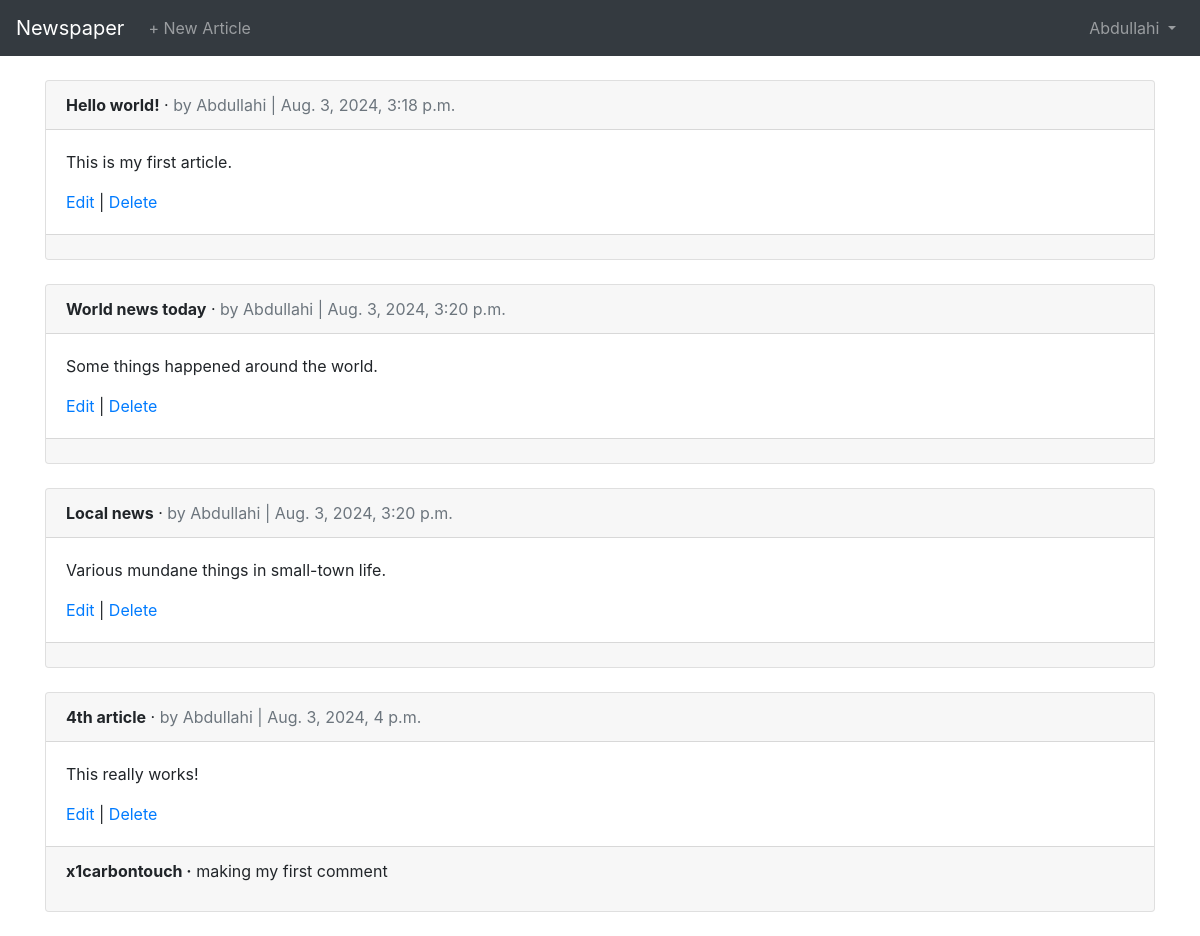
/articles/ (signed in), run on an earlier commit of the app's database.
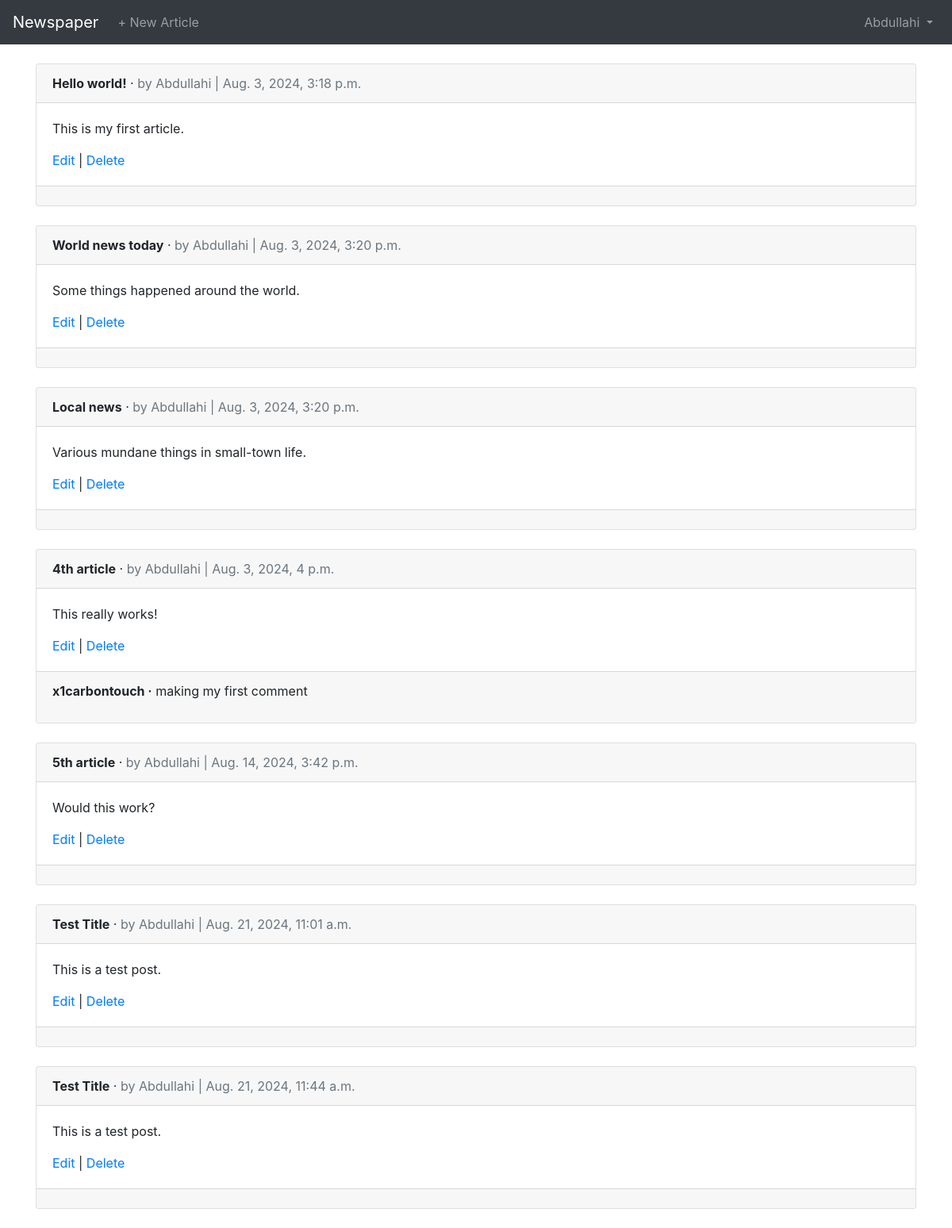
And on a later commit of the database.
### users/models.py (models this page shows)
class CustomUser(AbstractUser):
    age = models.PositiveIntegerField(null=True, blank=True)

### articles/models.py (models this page shows, shortened)
class Article(models.Model):
    title = models.CharField(max_length=255)
    body = models.TextField()
    date = models.DateTimeField(auto_now_add=True)
    author = models.ForeignKey(
        get_user_model(),
        on_delete=models.CASCADE,
    )

class Comment(models.Model):  # new
    article = models.ForeignKey(
        Article,
        on_delete=models.CASCADE,
        related_name='comments',  # new
    )
    comment = models.CharField(max_length=140)
    author = models.ForeignKey(
        get_user_model(),
        on_delete=models.CASCADE,
    )
    def __str__(self):
        return self.comment

### articles/views.py (the view)
# urls.py: path('', ArticleListView.as_view(), name='article_list'),
class ArticleListView(LoginRequiredMixin, ListView):  # new
    model = Article
    template_name = 'article_list.html'
    login_url = 'login'

### templates/article_list.html (shortened to what this page needs)
{% extends 'base.html' %}
{% block content %}
    {% for article in object_list %}
        <div class="card">
            <div class="card-header">
                <span class="font-weight-bold">{{ article.title }}</span> &middot;
                <span class="text-muted">by {{ article.author }} | {{ article.date }}</span>
            </div>
            <div class="card-body">
                <p>{{ article.body }}</p>
                <a href="{% url 'article_edit' article.pk %}">Edit</a> |
                <a href="{% url 'article_delete' article.pk %}">Delete</a>
            </div>
            <div class="card-footer">
                {% for comment in article.comments.all %}
                    <p>
                        <span class="font-weight-bold">{{ comment.author }} &middot;</span>
                        {{ comment }}
                    </p>
                {% endfor %}
            </div>
        </div>
        <br />
    {% endfor %}
{% endblock content %}

### templates/base.html (shortened to what this page needs)
<!doctype html>
<html lang="en">
<head>
    <link rel="stylesheet"
          href="https://stackpath.bootstrapcdn.com/bootstrap/4.1.3/css/bootstrap.min.css"
>
</head>
<body>
    <nav class="navbar navbar-expand-md navbar-dark bg-dark mb-4">
        <a class="navbar-brand" href="{% url 'home' %}">Newspaper</a>
        <div class="collapse navbar-collapse" id="navbarCollapse">
            {% if user.is_authenticated %}
                <ul class="navbar-nav mr-auto">
                    <li class="nav-item">
                        <a class="nav-link" href="{% url 'article_new' %}">+ New Article</a>
                    </li>
                </ul>
                <ul class="navbar-nav ml-auto">
                    <li class="nav-item">
                        <a class="nav-link dropdown-toggle" href="#" id="userMenu"
                           data-toggle="dropdown" aria-haspopup="true"
                           aria-expanded="false">
                            {{ user.username }}
                        </a>
                    </li>
                </ul>
            {% else %}
                <form class="form-inline ml-auto">
                    <a href="{% url 'login' %}" class="btn btn-outline-secondary">Log In</a>
                    <a href="{% url 'signup' %}" class="btn btn-primary ml-2">Sign up</a>
                </form>
            {% endif %}
        </div>
    </nav>
    <div class="container">
        {% block content %}
        {% endblock content %}
    </div>
</body>
</html>

What changed in the data, as far as the page shows it:
added Article: title "5th article", author "Abdullahi", date "Aug. 14, 2024, 3:42 p.m.", body "Would this work?"
added Article: title "Test Title", author "Abdullahi", date "Aug. 21, 2024, 11:01 a.m.", body "This is a test post."
added Article: title "Test Title", author "Abdullahi", date "Aug. 21, 2024, 11:44 a.m.", body "This is a test post."
